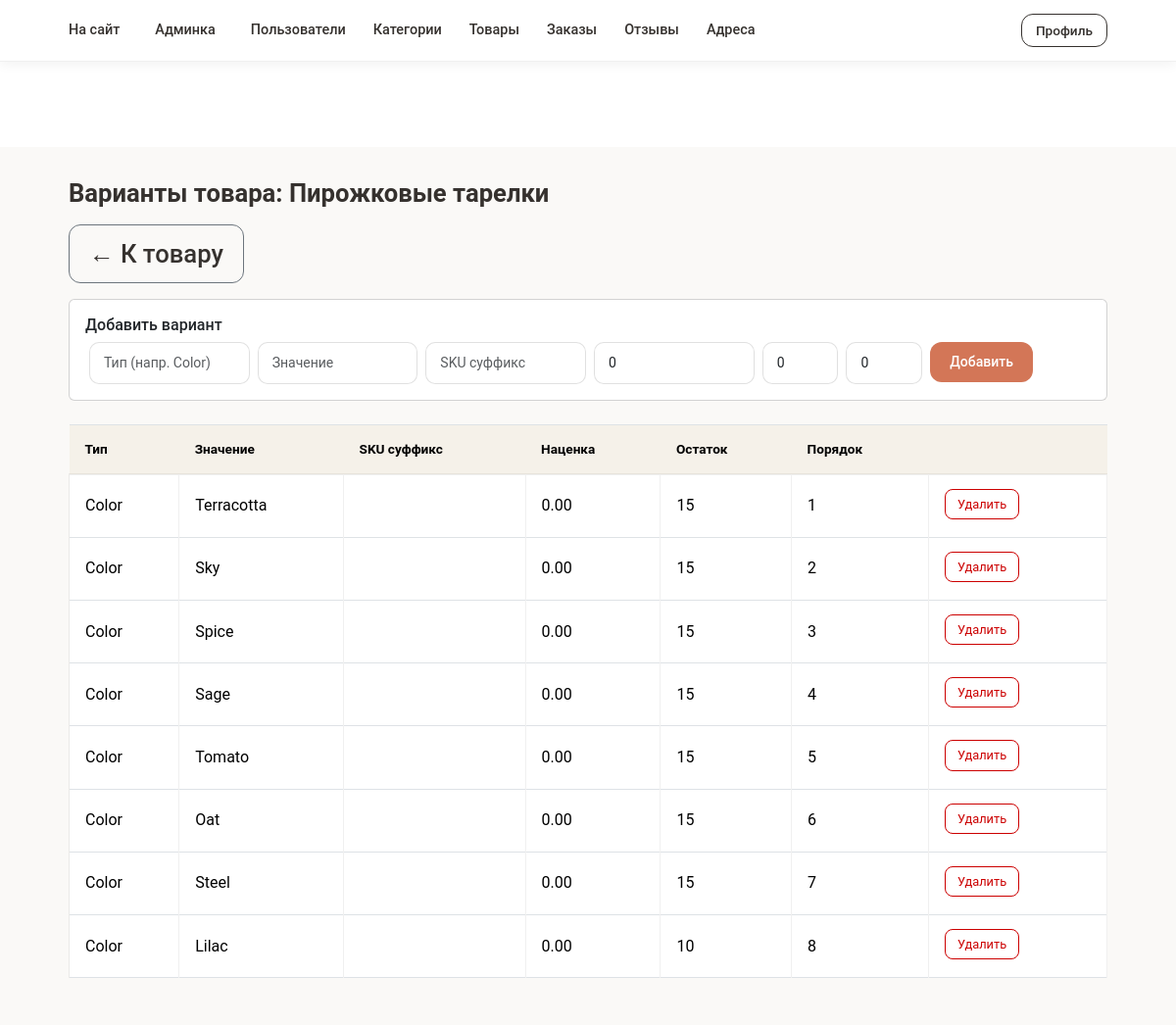
Screenshot of /admin/product_variants.php?id=1 (signed in) with the database file from the repository.
### tables this page shows
CREATE TABLE `products` (
  `id` int UNSIGNED NOT NULL,
  `category_id` int UNSIGNED DEFAULT NULL,
  `name` varchar(255) NOT NULL,
  `slug` varchar(255) NOT NULL,
  `description` text,
  `price` decimal(10,2) NOT NULL DEFAULT '0.00',
  `sku` varchar(100) DEFAULT NULL,
  `stock_quantity` int UNSIGNED NOT NULL DEFAULT '0',
  `is_active` tinyint(1) NOT NULL DEFAULT '1',
  `created_at` datetime NOT NULL DEFAULT (now()),
  `updated_at` datetime NOT NULL DEFAULT (now()) ON UPDATE CURRENT_TIMESTAMP
);

CREATE TABLE `product_variants` (
  `id` int UNSIGNED NOT NULL,
  `product_id` int UNSIGNED NOT NULL,
  `name` varchar(100) NOT NULL COMMENT 'e.g. Color, Size',
  `value` varchar(100) NOT NULL COMMENT 'e.g. Terracotta, Sky',
  `sku_suffix` varchar(50) DEFAULT NULL,
  `price_modifier` decimal(10,2) NOT NULL DEFAULT '0.00',
  `stock_quantity` int UNSIGNED NOT NULL DEFAULT '0',
  `sort_order` int NOT NULL DEFAULT '0',
  `created_at` datetime NOT NULL DEFAULT (now())
);

### admin/product_variants.php (the view, shortened to what this page needs)
<?php
require_once __DIR__ . '/common.php';
$productId = isset($_GET['id']) ? (int)$_GET['id'] : 0;
$product = $pdo->prepare('SELECT id, name FROM products WHERE id = ?');
$product->execute([$productId]);
$product = $product->fetch();
$variants = $pdo->prepare('SELECT * FROM product_variants WHERE product_id = ? ORDER BY sort_order, value');
$variants->execute([$productId]);
$variants = $variants->fetchAll();
require_once __DIR__ . '/header.php';
?>
<div class="container">
    <h1 class="mb-3">Варианты товара: <?= htmlspecialchars($product['name']) ?></h1>
    <a href="product_edit.php?id=<?= $productId ?>" class="btn btn-outline-secondary mb-3">← К товару</a>
    <form method="post" class="card p-3 mb-4">
        <h3 class="h6">Добавить вариант</h3>
        <div class="row g-2">
            <div class="col-md-2"><input type="text" name="name" class="form-control form-control-sm" placeholder="Тип (напр. Color)" required></div>
            <div class="col-md-2"><input type="text" name="value" class="form-control form-control-sm" placeholder="Значение" required></div>
            <div class="col-md-2"><input type="text" name="sku_suffix" class="form-control form-control-sm" placeholder="SKU суффикс"></div>
            <div class="col-md-2"><input type="text" name="price_modifier" class="form-control form-control-sm" placeholder="Наценка" value="0"></div>
            <div class="col-md-1"><input type="number" name="stock_quantity" class="form-control form-control-sm" value="0" min="0"></div>
            <div class="col-md-1"><input type="number" name="sort_order" class="form-control form-control-sm" value="0"></div>
            <div class="col-md-2"><button type="submit" class="btn btn-primary btn-sm">Добавить</button></div>
        </div>
    </form>
    <table class="table table-bordered">
        <thead><tr><th>Тип</th><th>Значение</th><th>SKU суффикс</th><th>Наценка</th><th>Остаток</th><th>Порядок</th><th></th></tr></thead>
        <tbody>
        <?php foreach ($variants as $v): ?>
        <tr>
            <td><?= htmlspecialchars($v['name']) ?></td>
            <td><?= htmlspecialchars($v['value']) ?></td>
            <td><?= htmlspecialchars($v['sku_suffix'] ?? '') ?></td>
            <td><?= $v['price_modifier'] ?></td>
            <td><?= (int)$v['stock_quantity'] ?></td>
            <td><?= (int)$v['sort_order'] ?></td>
            <td><a href="product_variants.php?id=<?= $productId ?>&delete=<?= (int)$v['id'] ?>" class="btn btn-sm btn-outline-danger" onclick="return confirm('Удалить?')">Удалить</a></td>
        </tr>
        <?php endforeach; ?>
        </tbody>
    </table>
</div>
<?php require_once __DIR__ . '/footer.php';

### css/index.css (style rules this page uses)
* { padding: 0; margin: 0; border: 0; box-sizing: border-box; }
body { min-width: 320px; font-family: 'Roboto', sans-serif; color: #35312e; line-height: 1.5; }
html, body { height: 100%; width: 100%; scroll-behavior: smooth; --c-red: #670A18; --c-primary: #d37657; --c-dark: #35312e; --c-light: #f5f1e9; }
button { cursor: pointer; transition: all 0.3s ease; }
a { color: inherit; text-decoration: none; transition: color 0.3s ease, transform 0.3s ease; }
h1, h2, h3, h4, h5, h6 { font-weight: 400; text-wrap: balance; margin-bottom: 1rem; }
.container { max-width: 1344px; padding: 20px 15px; margin: 0 auto; }
.row { margin-left: 0; }

### admin/css/admin.css (style rules this page uses)
:root { --c-primary: #d37657; --c-dark: #35312e; --c-light: #f5f1e9; --c-red: #670A18; }
.admin-page .container, .admin-container { max-width: 1100px; margin: 0 auto; padding: 0 20px; }
.admin-page .container > h1, .admin-page .mb-3:first-of-type { font-size: 1.6rem; font-weight: 600; color: var(--c-dark); margin-bottom: 1.25rem; }
.admin-page .table { margin-bottom: 0; color: var(--c-dark); }
.admin-page .table thead th { background: var(--c-light); font-weight: 600; font-size: 0.85rem; padding: 14px 16px; border: none; border-bottom: 2px solid rgba(0,0,0,0.06); }
.admin-page .table tbody td { padding: 14px 16px; vertical-align: middle; border-color: rgba(0,0,0,0.06); }
.admin-page .table .btn-sm { border-radius: 8px; font-size: 0.8rem; padding: 5px 12px; margin-right: 6px; margin-bottom: 4px; }
.admin-page .table .btn-outline-danger { border-color: #c00; color: #c00; }
.admin-page .container > .btn-primary, .admin-page .container > a.btn { border-radius: 12px; padding: 10px 20px; font-weight: 500; margin-bottom: 1rem; }
.admin-page .container .form-control, .admin-page .container .form-select { border-radius: 10px; border: 1px solid rgba(0,0,0,0.12); padding: 10px 14px; }
.admin-page .container .btn-primary { background: var(--c-primary); border: none; border-radius: 12px; padding: 10px 20px; font-weight: 500; }

### rows the page displays
products: name "Пирожковые тарелки"
product_variants: name "Color", value "Terracotta", price_modifier "0.00", stock_quantity "15", sort_order "1"
product_variants: name "Color", value "Sky", price_modifier "0.00", stock_quantity "15", sort_order "2"
product_variants: name "Color", value "Spice", price_modifier "0.00", stock_quantity "15", sort_order "3"
product_variants: name "Color", value "Sage", price_modifier "0.00", stock_quantity "15", sort_order "4"
product_variants: name "Color", value "Tomato", price_modifier "0.00", stock_quantity "15", sort_order "5"
product_variants: name "Color", value "Oat", price_modifier "0.00", stock_quantity "15", sort_order "6"
product_variants: name "Color", value "Steel", price_modifier "0.00", stock_quantity "15", sort_order "7"
product_variants: name "Color", value "Lilac", price_modifier "0.00", stock_quantity "10", sort_order "8"
